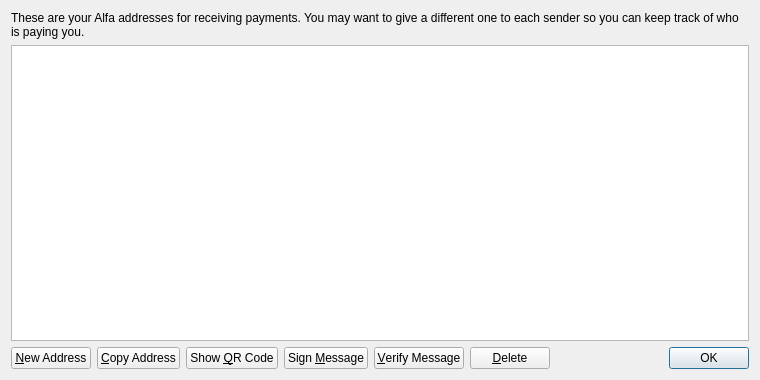
<?xml version="1.0" encoding="UTF-8"?>
<ui version="4.0">
 <class>AddressBookPage</class>
 <widget class="QWidget" name="AddressBookPage">
  <property name="geometry">
   <rect>
    <x>0</x>
    <y>0</y>
    <width>760</width>
    <height>380</height>
   </rect>
  </property>
  <property name="windowTitle">
   <string>Address Book</string>
  </property>
  <layout class="QVBoxLayout" name="verticalLayout">
   <item>
    <widget class="QLabel" name="labelExplanation">
     <property name="text">
      <string>These are your Alfa addresses for receiving payments. You may want to give a different one to each sender so you can keep track of who is paying you.</string>
     </property>
     <property name="textFormat">
      <enum>Qt::PlainText</enum>
     </property>
     <property name="wordWrap">
      <bool>true</bool>
     </property>
    </widget>
   </item>
   <item>
    <widget class="QTableView" name="tableView">
     <property name="contextMenuPolicy">
      <enum>Qt::CustomContextMenu</enum>
     </property>
     <property name="toolTip">
      <string>Double-click to edit address or label</string>
     </property>
     <property name="tabKeyNavigation">
      <bool>false</bool>
     </property>
     <property name="selectionMode">
      <enum>QAbstractItemView::SingleSelection</enum>
     </property>
     <property name="selectionBehavior">
      <enum>QAbstractItemView::SelectRows</enum>
     </property>
     <property name="sortingEnabled">
      <bool>true</bool>
     </property>
     <attribute name="verticalHeaderVisible">
      <bool>false</bool>
     </attribute>
    </widget>
   </item>
   <item>
    <layout class="QHBoxLayout" name="horizontalLayout">
     <item>
      <widget class="QPushButton" name="newAddressButton">
       <property name="toolTip">
        <string>Create a new address</string>
       </property>
       <property name="text">
        <string>&amp;New Address</string>
       </property>
      </widget>
     </item>
     <item>
      <widget class="QPushButton" name="copyToClipboard">
       <property name="toolTip">
        <string>Copy the currently selected address to the system clipboard</string>
       </property>
       <property name="text">
        <string>&amp;Copy Address</string>
       </property>
      </widget>
     </item>
     <item>
      <widget class="QPushButton" name="showQRCode">
       <property name="text">
        <string>Show &amp;QR Code</string>
       </property>
      </widget>
     </item>
     <item>
      <widget class="QPushButton" name="signMessage">
       <property name="toolTip">
        <string>Sign a message to prove you own a Alfa address</string>
       </property>
       <property name="text">
        <string>Sign &amp;Message</string>
       </property>
      </widget>
     </item>
     <item>
      <widget class="QPushButton" name="verifyMessage">
       <property name="toolTip">
        <string>Verify a message to ensure it was signed with a specified Alfa address</string>
       </property>
       <property name="text">
        <string>&amp;Verify Message</string>
       </property>
      </widget>
     </item>
     <item>
      <widget class="QPushButton" name="deleteButton">
       <property name="toolTip">
        <string>Delete the currently selected address from the list</string>
       </property>
       <property name="text">
        <string>&amp;Delete</string>
       </property>
      </widget>
     </item>
     <item>
      <spacer name="horizontalSpacer">
       <property name="orientation">
        <enum>Qt::Horizontal</enum>
       </property>
       <property name="sizeHint" stdset="0">
        <size>
         <width>40</width>
         <height>20</height>
        </size>
       </property>
      </spacer>
     </item>
     <item>
      <widget class="QDialogButtonBox" name="buttonBox">
       <property name="sizePolicy">
        <sizepolicy hsizetype="Maximum" vsizetype="Fixed">
         <horstretch>0</horstretch>
         <verstretch>0</verstretch>
        </sizepolicy>
       </property>
       <property name="standardButtons">
        <set>QDialogButtonBox::Ok</set>
       </property>
      </widget>
     </item>
    </layout>
   </item>
  </layout>
 </widget>
 <resources>
  <include location="../bitcoin.qrc"/>
 </resources>
 <connections/>
</ui>
